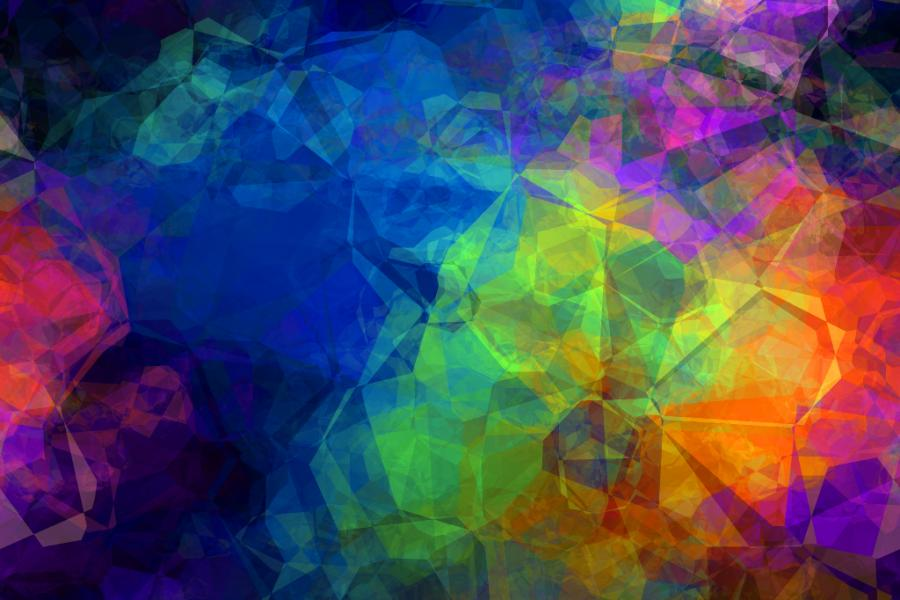
#> input picture test/image.jpg, 900 x 600 px, found by its file name
$ python test.py
#> lines starting #> are read from the running program, lines starting #| are printed output that depends on the picture
import numpy
from PIL import Image
from PIL import ImageChops
im_and = ImageChops.lighter

im = Image.open('/Users/iljashaposhnikov/Desktop/python/Steganogaphy/test/image.jpg')
#> im is the input picture: PIL image 900x600 RGB; mean R, G, B 73.3, 73.4, 92.7


pix = im.load()
for x in range(100):
    for y in range(100):
        pix[x,y]=(0,0,0)
im.show()
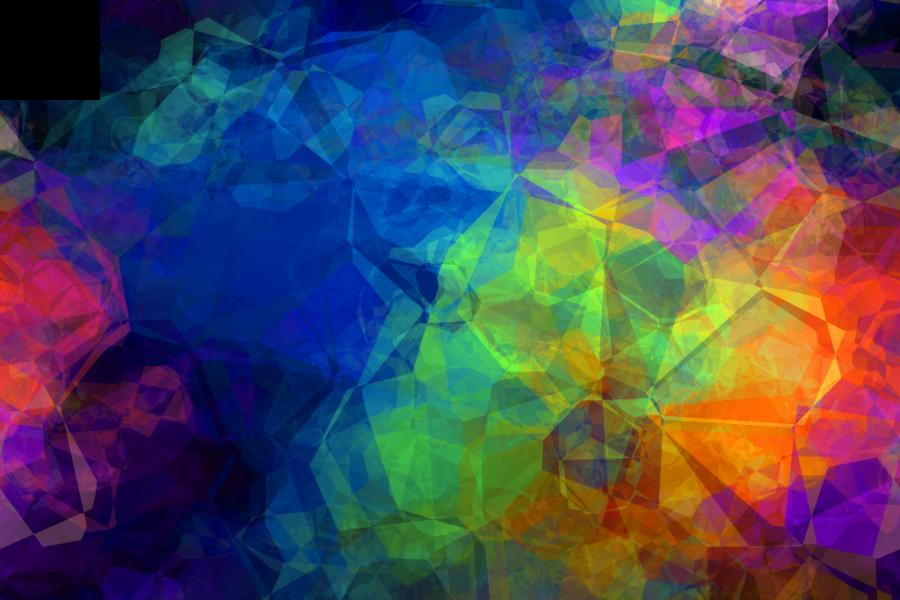
#> shown: PIL image 900x600 RGB; mean R, G, B 73.2, 73.2, 91.9

$ run again, with test/large.jpg copied over test/image.jpg
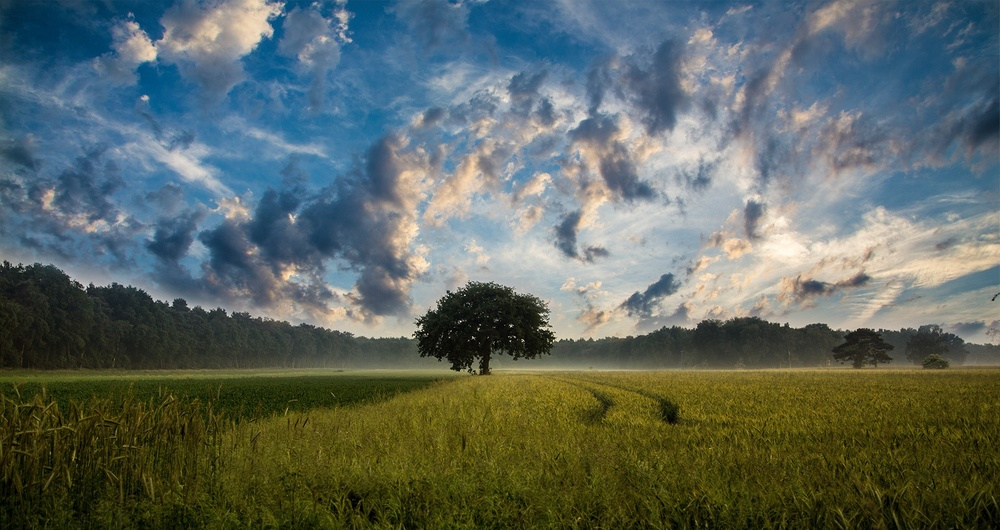
#> input picture test/large.jpg, 1000 x 530 px, shrunk from 1920 x 1018 before the run, found by its file name
#> im is the input picture: PIL image 1000x530 RGB; mean R, G, B 93.1, 104.1, 97.5
#> `im.show()`:
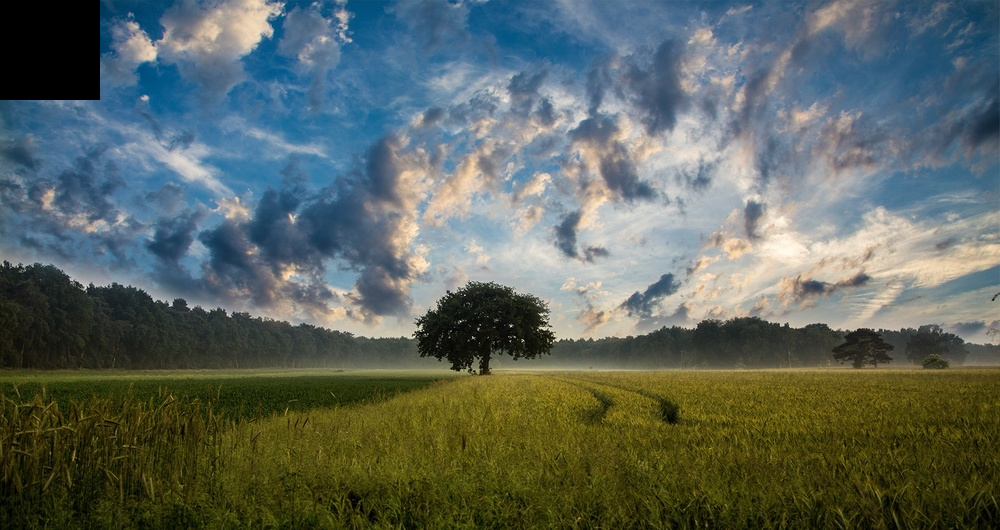
#> shown: PIL image 1000x530 RGB; mean R, G, B 92.5, 102.7, 95.5
